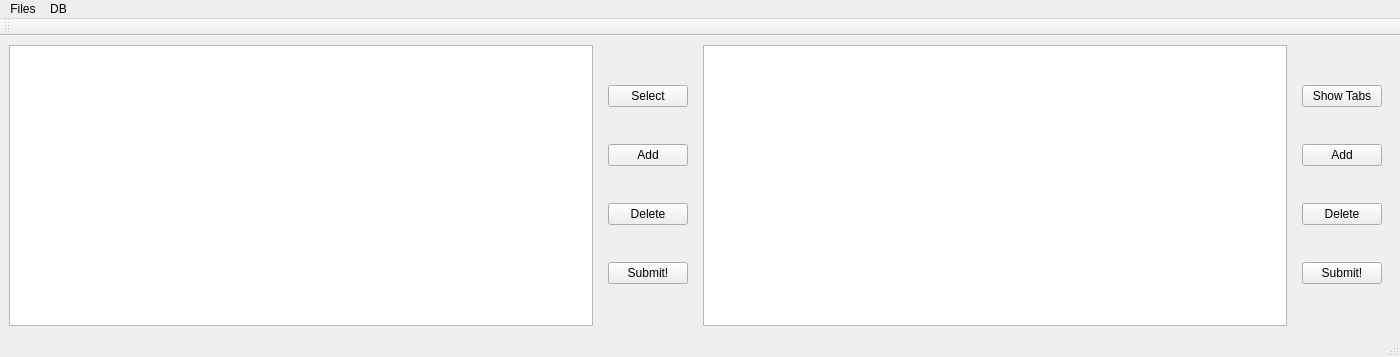
<?xml version="1.0" encoding="UTF-8"?>
<ui version="4.0">
 <class>MainWindow</class>
 <widget class="QMainWindow" name="MainWindow">
  <property name="geometry">
   <rect>
    <x>0</x>
    <y>0</y>
    <width>1400</width>
    <height>357</height>
   </rect>
  </property>
  <property name="windowTitle">
   <string>QTable V.3</string>
  </property>
  <widget class="QWidget" name="centralwidget">
   <layout class="QHBoxLayout" name="horizontalLayout">
    <item>
     <widget class="QTableView" name="tvTables">
      <property name="font">
       <font>
        <pointsize>12</pointsize>
       </font>
      </property>
      <property name="alternatingRowColors">
       <bool>true</bool>
      </property>
      <property name="selectionMode">
       <enum>QAbstractItemView::ExtendedSelection</enum>
      </property>
      <property name="selectionBehavior">
       <enum>QAbstractItemView::SelectRows</enum>
      </property>
      <property name="sortingEnabled">
       <bool>true</bool>
      </property>
      <attribute name="horizontalHeaderMinimumSectionSize">
       <number>60</number>
      </attribute>
      <attribute name="horizontalHeaderShowSortIndicator" stdset="0">
       <bool>true</bool>
      </attribute>
      <attribute name="horizontalHeaderStretchLastSection">
       <bool>false</bool>
      </attribute>
     </widget>
    </item>
    <item>
     <widget class="QWidget" name="widget_2" native="true">
      <layout class="QVBoxLayout" name="verticalLayout_2">
       <item>
        <widget class="QPushButton" name="btnSelect_t">
         <property name="text">
          <string>Select</string>
         </property>
        </widget>
       </item>
       <item>
        <widget class="QPushButton" name="btnAdd_t">
         <property name="text">
          <string>Add</string>
         </property>
        </widget>
       </item>
       <item>
        <widget class="QPushButton" name="btnDelete_t">
         <property name="text">
          <string>Delete</string>
         </property>
        </widget>
       </item>
       <item>
        <widget class="QPushButton" name="btnSubmit_t">
         <property name="text">
          <string>Submit!</string>
         </property>
        </widget>
       </item>
      </layout>
     </widget>
    </item>
    <item>
     <widget class="QTableView" name="tvTableData">
      <property name="font">
       <font>
        <pointsize>11</pointsize>
       </font>
      </property>
      <property name="alternatingRowColors">
       <bool>true</bool>
      </property>
      <property name="sortingEnabled">
       <bool>true</bool>
      </property>
      <attribute name="horizontalHeaderMinimumSectionSize">
       <number>60</number>
      </attribute>
      <attribute name="verticalHeaderShowSortIndicator" stdset="0">
       <bool>true</bool>
      </attribute>
     </widget>
    </item>
    <item>
     <widget class="QWidget" name="widget" native="true">
      <layout class="QVBoxLayout" name="verticalLayout">
       <item>
        <widget class="QPushButton" name="btnShowTabs">
         <property name="text">
          <string>Show Tabs</string>
         </property>
        </widget>
       </item>
       <item>
        <widget class="QPushButton" name="btnAdd">
         <property name="text">
          <string>Add</string>
         </property>
        </widget>
       </item>
       <item>
        <widget class="QPushButton" name="btnDelete">
         <property name="text">
          <string>Delete</string>
         </property>
        </widget>
       </item>
       <item>
        <widget class="QPushButton" name="btnSubmit">
         <property name="text">
          <string>Submit!</string>
         </property>
        </widget>
       </item>
      </layout>
     </widget>
    </item>
   </layout>
  </widget>
  <widget class="QMenuBar" name="menubar">
   <property name="geometry">
    <rect>
     <x>0</x>
     <y>0</y>
     <width>1400</width>
     <height>21</height>
    </rect>
   </property>
   <widget class="QMenu" name="menuFiles">
    <property name="title">
     <string>Files</string>
    </property>
   </widget>
   <widget class="QMenu" name="menuDB">
    <property name="title">
     <string>DB</string>
    </property>
    <addaction name="actionQueries"/>
    <addaction name="actionQuery_Frame"/>
   </widget>
   <addaction name="menuFiles"/>
   <addaction name="menuDB"/>
  </widget>
  <widget class="QStatusBar" name="statusbar"/>
  <widget class="QToolBar" name="toolBar">
   <property name="windowTitle">
    <string>toolBar</string>
   </property>
   <attribute name="toolBarArea">
    <enum>TopToolBarArea</enum>
   </attribute>
   <attribute name="toolBarBreak">
    <bool>false</bool>
   </attribute>
  </widget>
  <action name="actionQueries">
   <property name="text">
    <string>Queries</string>
   </property>
  </action>
  <action name="actionQuery_Frame">
   <property name="text">
    <string>Query Frame</string>
   </property>
  </action>
 </widget>
 <resources/>
 <connections/>
</ui>
